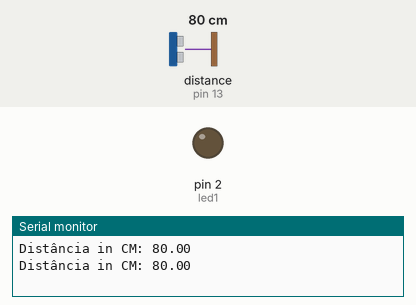
The sketch below on a simulated Arduino Uno, built with avr-gcc and run on an emulated ATmega328P. Parts: output pins drawn as LEDs (lit = HIGH), the last lines printed to the serial monitor. The inputs (shaded band) are chosen by the test bench; at power-on: distance to the obstacle (sensor on pin 13) 80 cm.

Above: at 1.8 s.
1.9 s: distance to the obstacle (sensor on pin 13) set to 22 cm
3.4 s: distance to the obstacle (sensor on pin 13) set to 18 cm
At 5.0 s:
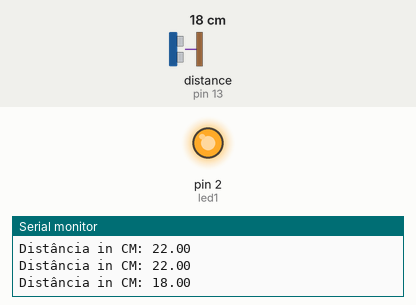
5.5 s: distance to the obstacle (sensor on pin 13) set to 35 cm
At 6.7 s:
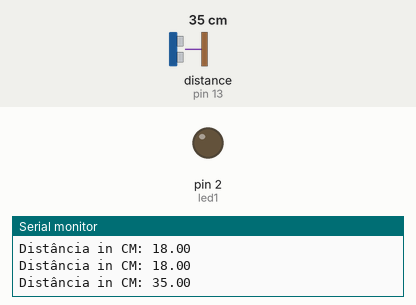
7.5 s: distance to the obstacle (sensor on pin 13) set to 2 cm
At 8.4 s:
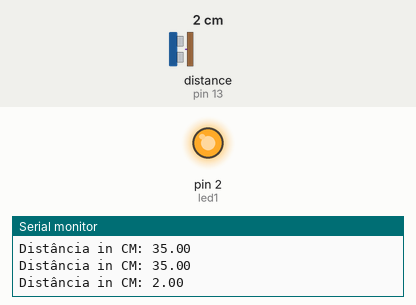
Timing chart, 0 to 10.5 s (numbered marks = the images above; inputs shaded):
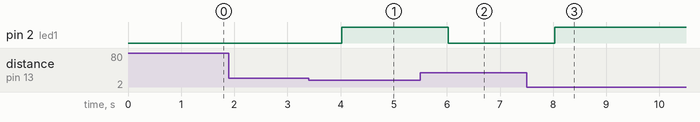

The sketch:

sensor_ultra_led.ino
```cpp
/*
 * sensor ultrasonico com led
 *
 */

#include <Ultrasonic.h>

Ultrasonic ultrasonic(12, 13);
int led1 = 2;
float distance;

void setup() {
  pinMode(led1, OUTPUT);
  Serial.begin(9600);
}

void loop() {
  distance = ultrasonic.read();

  Serial.print("Distância in CM: ");
  Serial.println(distance);
  //Serial.print("Distância in M: ");
  //Serial.println(distance/100.0);
  if (distance > 20) {
  digitalWrite(led1, LOW);
}else{
  digitalWrite(led1, HIGH);
}
  delay(1000);
}
```

Measured:
- the behaviour switches between 21 and 20 cm on distance to the obstacle (sensor on pin 13) (found by bisection; images 0 and 1)
- after the input at 3.4 s, pin 2 (led1): LOW → HIGH after 0.62 s
- after the input at 5.5 s, pin 2 (led1): HIGH → LOW after 0.52 s
- after the input at 7.5 s, pin 2 (led1): LOW → HIGH after 0.53 s
